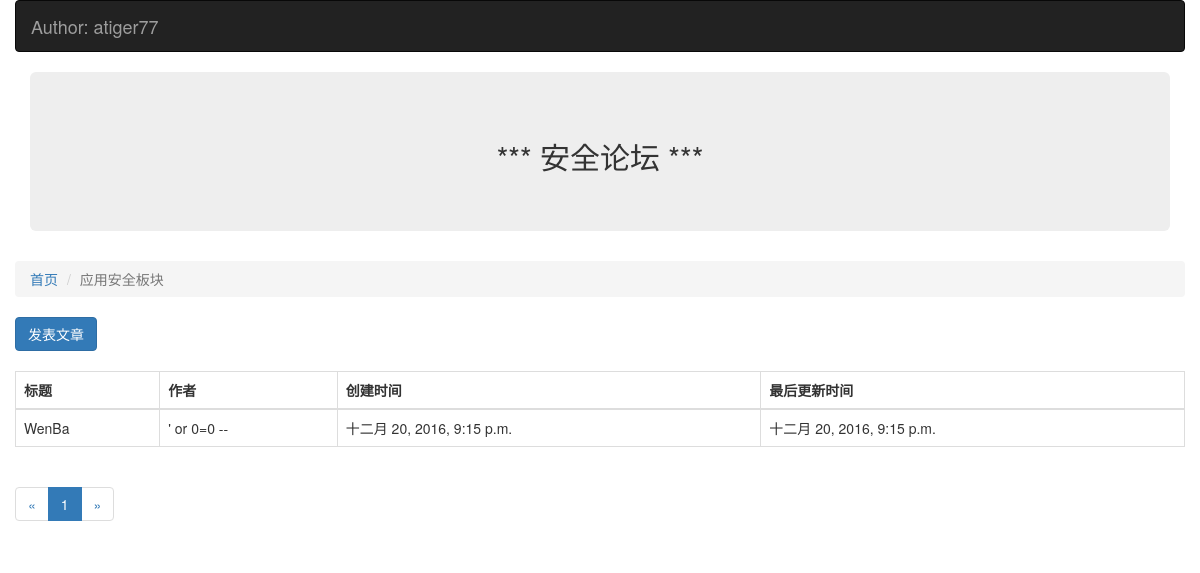
/article/list/3, run on an earlier commit of the app's database.
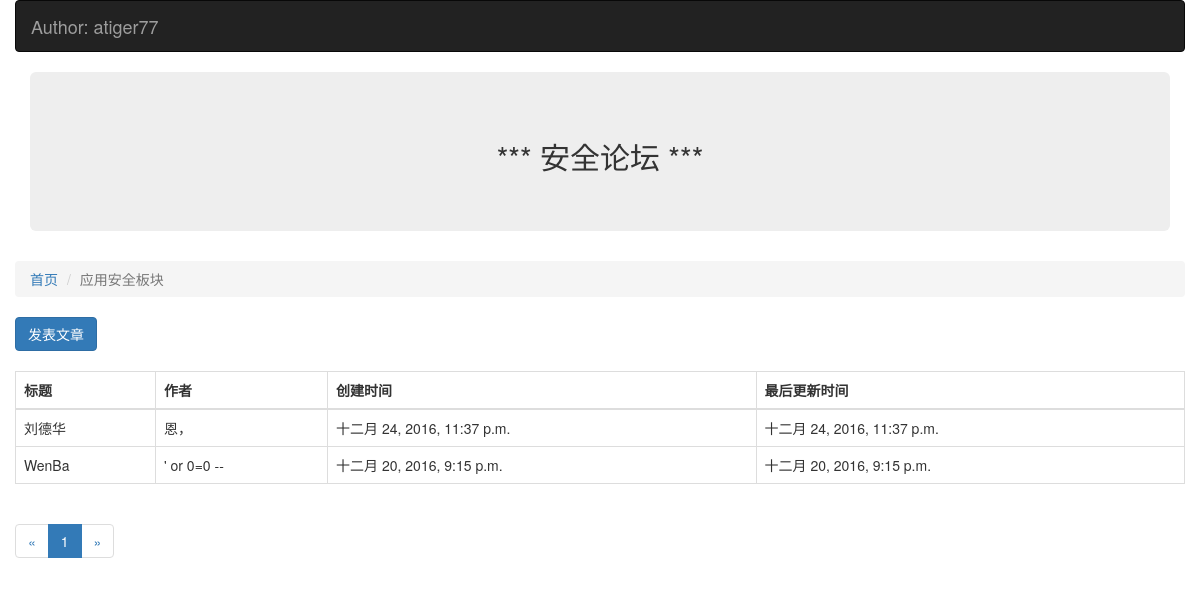
And on a later commit of the database.
### Article/models.py (models this page shows, shortened)
class Article(models.Model):
    owner = models.ForeignKey(User,verbose_name="作者")
    block = models.ForeignKey(Block,verbose_name="板块ID")
    title = models.CharField(u"文章名称",max_length=100)
    content = models.CharField(u"文章描述",max_length=500)
    status = models.IntegerField(u"状态",choices=((0,"正常"),(1,"删除")))
    create_timestamp = models.DateTimeField('创建时间',auto_now_add=True)
    last_update_timestamp = models.DateTimeField('最后更新时间',auto_now=True)
    class Meta:
        verbose_name = "文章"
        verbose_name_plural = "文章"

### Article/views.py (the view)
# urls.py: url(r'^list/(?P<block_id>\d+)', article_list),
def article_list(request,block_id):
    block_id = int(block_id)
    block = Block.objects.get(id=block_id)
    '''实现分页器功能'''
    article_cnt_1page = 3
    page_no = int(request.GET.get("page_no","1"))
    all_articles = Article.objects.filter(block=block,status=0).order_by("-id")
    p = Paginator(all_articles, article_cnt_1page)
    page = p.page(page_no)
    article_objs = page.object_list
    return render(request,"article_list.html",{"articles":article_objs,"b":block,"page":page})

### Article/templates/article_list.html (shortened to what this page needs)
{% extends "base.html" %}
{% block content %}
<ol class="breadcrumb">
  <li><a href="/">首页</a></li>
  <li class="active">{{ b.name }}</li>
</ol>
<a href="/article/create/{{ b.id }}" class="btn btn-primary">发表文章</a>
<br>
<br>
<table class="table table-bordered">
  <thead>
    <th>标题</th>
    <th>作者</th>
    <th>创建时间</th>
    <th>最后更新时间</th>
  </thead>
  <tbody>
    {% for article in articles %}
    <tr>
        <td>{{ article.title }}</td>
        <td>{{ article.content }}</td>
        <td>{{ article.create_timestamp }}</td>
        <td>{{ article.last_update_timestamp }}</td>
    </tr>
   {% endfor%}
  </tbody>
</table>
<nav>
  <ul class="pagination">
    <li>
        {% if not page.has_previous %}
        <a href="#">&laquo;</a>
        {% endif %}
    </li>
    {% for i in page.paginator.page_range %}
    <li {% if page.number == i %}class="active"{% endif %}>
        <a href="?page_no={{ i }}">{{ i }}</a>
    </li>
    {% endfor %}
    <li>
       {% if not page.has_next %}
        <a href="">&raquo;</a>
       {% endif %}
    </li>
  </ul>
</nav>
{% endblock %}

What changed in the data, as far as the page shows it:
added Article: title "刘德华", content "恩，", create_timestamp "十二月 24, 2016, 11:37 p.m.", last_update_timestamp "十二月 24, 2016, 11:37 p.m."
